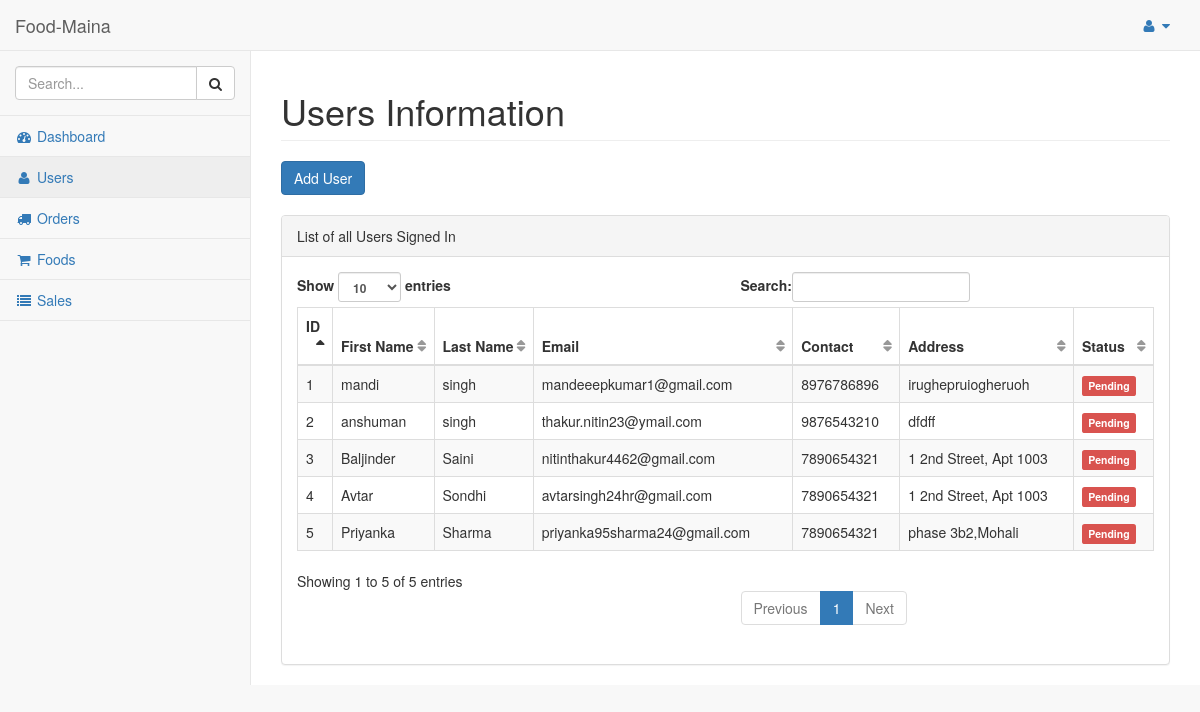
The page /dashboard/admin/users/ (signed in) on the database as committed earlier.
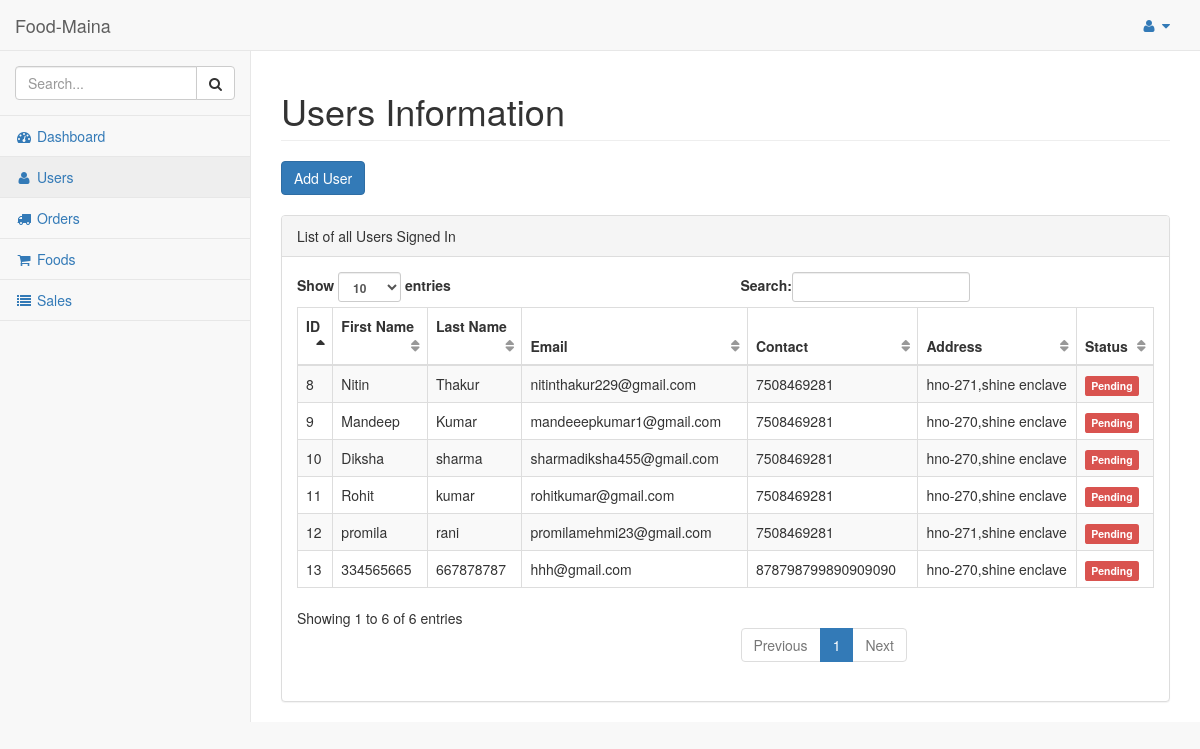
The same page on the database as committed later.
### hotel/models.py (models this page shows)
class Customer(models.Model):
    pending = 'Pending'
    verified = 'Verified'
    STATUS = (
        (pending,pending),
        (verified,verified),
    )
    customer = models.ForeignKey(User, on_delete=models.CASCADE)
    address = models.TextField()
    contact = models.CharField(max_length = 10)
    orders = models.IntegerField(default=0)
    total_sale = models.IntegerField(default=0)
    def __str__(self):
        return self.customer.first_name + " " + self.customer.last_name

### hotel/views.py (the view)
# urls.py: url(r'^dashboard/admin/users/$', views.users_admin, name='users_admin'),
@login_required
@staff_member_required
def users_admin(request):
    customers = Customer.objects.filter()
    print(customers)
    return render(request, 'admin_temp/users.html', {'users':customers})

### hotel/templates/admin_temp/users.html (shortened to what this page needs)
{% load staticfiles %}
{% include "includes/base.html" %}
{% include "includes/navbarheader.html" %}
{% include "includes/navtop.html"%}
{% include "includes/sidemenu.html" %}
        </nav>
        <div id="page-wrapper">
            <div class="row">
                <div class="col-lg-12">
                    <h1 class="page-header">Users Information</h1>
                    <button type="button" class="btn btn-primary" data-toggle="modal" data-target="#myModal">
                        Add User
                    </button>
                </div>
            </div>
            <br/>
            <div class="row">
                <div class="col-lg-12">
                    <div class="panel panel-default">
                        <div class="panel-heading">
                            List of all Users Signed In
                        </div>
                        <div class="panel-body">
                            <table width="100%" class="table table-striped table-bordered table-hover" id="dataTables-example">
                                <thead>
                                    <tr>
                                        <th>ID</th>
                                        <th>First Name</th>
                                        <th>Last Name</th>
                                        <th>Email</th>
                                        <th>Contact</th>
                                        <th>Address</th>
                                        <th>Status</th>
                                    </tr>
                                </thead>
                                <tbody>
                                    {% for user in users %}
                                    <tr>
                                        <td>{{user.id}}</td>
                                        <td>{{user.customer.first_name}}</td>
                                        <td>{{user.customer.last_name}}</td>
                                        <td>{{user.customer.email}}</td>
                                        <td>{{user.contact}}</td>
                                        <td>{{user.address}}</td>
                                        <td>{% if user.status == 'Verified' %}
                                        <span class="label label-success">Verified</span>
                                        {% else %}
                                        <span class="label label-danger">Pending</span>
                                        {% endif %}
                                        </td>
                                    </tr>
                                    {%  endfor %}
                                </tbody>
                            </table>
                        </div>
                    </div>
                </div>
            </div>
        </div>
    </div>
</body>
</html>

Rows that differ between the two databases and show on the page:
removed Customer: id "1", customer.first_name "mandi", customer.last_name "singh", customer.email "mandeeepkumar1@gmail.com", contact "8976786896", address "irughepruiogheruoh"
removed Customer: id "2", customer.first_name "anshuman", customer.last_name "singh", customer.email "thakur.nitin23@ymail.com", contact "9876543210", address "dfdff"
removed Customer: id "3", customer.first_name "Baljinder", customer.last_name "Saini", customer.email "nitinthakur4462@gmail.com", contact "7890654321", address "1 2nd Street, Apt 1003"
removed Customer: id "4", customer.first_name "Avtar", customer.last_name "Sondhi", customer.email "avtarsingh24hr@gmail.com", contact "7890654321", address "1 2nd Street, Apt 1003"
removed Customer: id "5", customer.first_name "Priyanka", customer.last_name "Sharma", customer.email "priyanka95sharma24@gmail.com", contact "7890654321", address "phase 3b2,Mohali"
added Customer: id "8", customer.first_name "Nitin", customer.last_name "Thakur", customer.email "nitinthakur229@gmail.com", contact "7508469281", address "hno-271,shine enclave"
added Customer: id "9", customer.first_name "Mandeep", customer.last_name "Kumar", customer.email "mandeeepkumar1@gmail.com", contact "7508469281", address "hno-270,shine enclave"
added Customer: id "10", customer.first_name "Diksha", customer.last_name "sharma", customer.email "sharmadiksha455@gmail.com", contact "7508469281", address "hno-270,shine enclave"
added Customer: id "11", customer.first_name "Rohit", customer.last_name "kumar", customer.email "rohitkumar@gmail.com", contact "7508469281", address "hno-270,shine enclave"
added Customer: id "12", customer.first_name "promila", customer.last_name "rani", customer.email "promilamehmi23@gmail.com", contact "7508469281", address "hno-271,shine enclave"
added Customer: id "13", customer.first_name "334565665", customer.last_name "667878787", customer.email "hhh@gmail.com", contact "878798799890909090", address "hno-270,shine enclave"
Other text that changed with them:
text written by a page script: "Show entries Search: Showing 1 to 5 of 5 entries Previous 1 Next" → "Show entries Search: Showing 1 to 6 of 6 entries Previous 1 Next"
